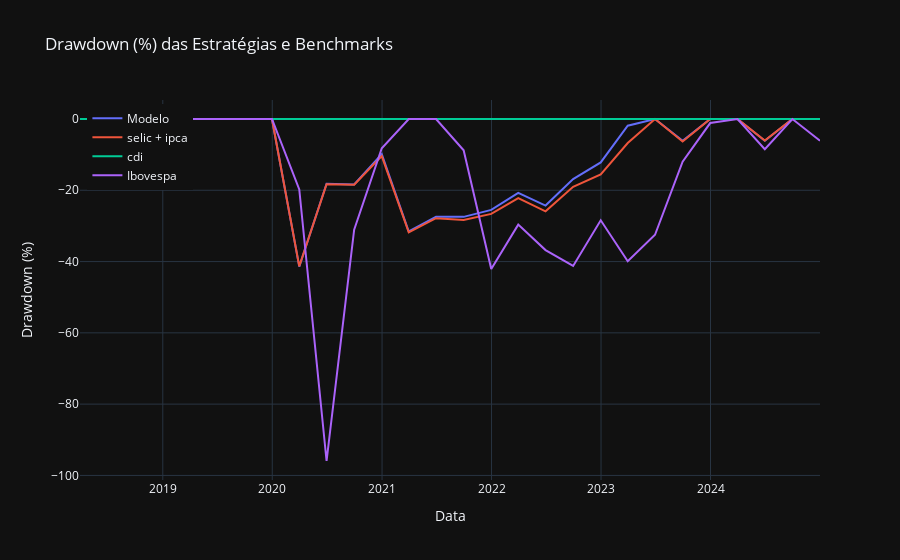
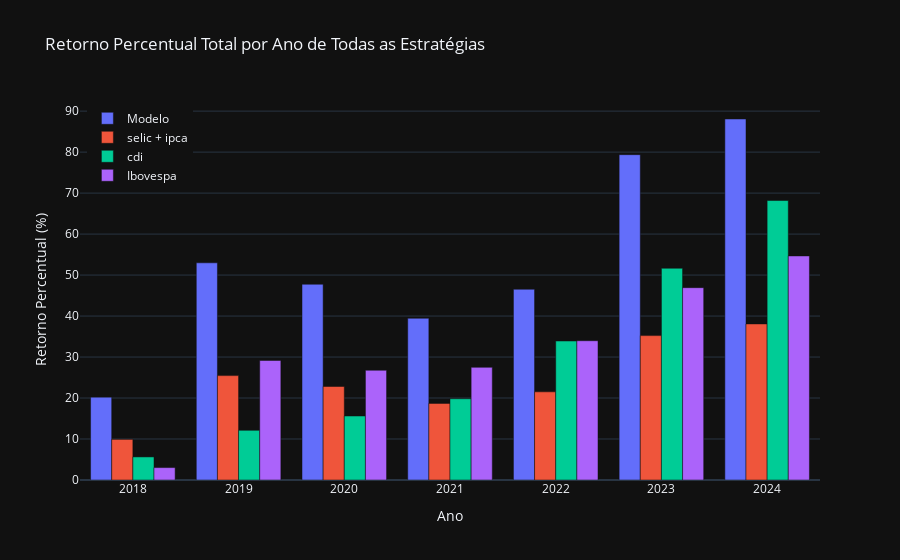

The notebook cell these images were saved under, in order:
### Markdown cell above
<small>

## Análise de Performance: Estratégia de IA vs. Benchmarks

A imagem apresentada mostra o desempenho acumulado, em percentual, de uma estratégia de alocação baseada em aprendizado de máquina (Gradient Boosting) comparada a dois benchmarks de referência: **Selic + IPCA** e **CDI**. A análise compreende o período entre 2018 e 2024, com retornos calculados de forma **trimestral**.

### Estratégia (Modelo)
A linha azul representa a estratégia de IA. O modelo prevê, a cada trimestre, a probabilidade de **alta ou baixa no IPCA**. Com base nessas previsões, o capital é alocado de forma estratégica entre títulos públicos atrelados ao IPCA com **diferentes vencimentos (curto, médio ou longo prazo)**. O objetivo é especular com base na **marcação a mercado** desses títulos, buscando retornos acima da média por meio de alocações dinâmicas.

### Benchmark 1: Selic + IPCA (Vermelho)
Esse benchmark simula uma **estratégia passiva** de alocação balanceada entre títulos indexados à **Selic e ao IPCA**, representando uma carteira pública conservadora voltada à preservação de valor e renda. Ele reflete a média de retorno que se esperaria de uma aplicação em títulos públicos sem gestão ativa.

### Benchmark 2: CDI (Verde)
Representa a **taxa livre de risco**, utilizada como piso para investimentos de renda fixa no Brasil. O CDI é comumente utilizado como comparativo para fundos conservadores e aplicações bancárias.

### Resultados e Conclusão
A imagem evidencia que a **estratégia de IA superou consistentemente os dois benchmarks** ao longo do tempo, com destaque para:
- **Resiliência durante períodos de baixa**, onde o modelo se ajustou melhor que a alocação passiva.
- **Maior retorno acumulado** ao final do período (superior a 80%), frente aos aproximadamente 70% da carteira Selic + IPCA e 60% do CDI.

Essa performance reforça a **eficácia da abordagem preditiva** com uso de Gradient Boosting na **alocação ativa de capital**, demonstrando o valor agregado por decisões baseadas em inteligência artificial no mercado de renda fixa pública brasileira.

<small>

### Code cell
import plotly.graph_objects as go

def calcular_drawdown(serie):
    """
    Calcula o drawdown percentual de uma série de retornos acumulados.
    """
    acumulado = serie.fillna(method='ffill')
    max_acumulado = acumulado.cummax()
    drawdown = (acumulado - max_acumulado) / max_acumulado * 100
    return drawdown

# Calcula o drawdown para cada estratégia
drawdowns = todas_as_estratégias.apply(calcular_drawdown)

# Gráfico interativo de drawdowns
fig = go.Figure()
for col in drawdowns.columns:
    fig.add_trace(go.Scatter(
        x=drawdowns.index,
        y=drawdowns[col],
        name=col,
        mode='lines'
    ))

fig.update_layout(
    title='Drawdown (%) das Estratégias e Benchmarks',
    xaxis_title='Data',
    yaxis_title='Drawdown (%)',
    template='plotly_dark',
    legend=dict(x=0.01, y=0.99)
)

fig.show()

# Calcula o retorno percentual total por ano para cada estratégia
retorno_anual = todas_as_estratégias.resample('YE').last()
retorno_anual.index = retorno_anual.index.year  # Usa apenas o ano no eixo x

fig = go.Figure()
for col in retorno_anual.columns:
    fig.add_trace(go.Bar(
        x=retorno_anual.index,
        y=retorno_anual[col],
        name=col
    ))

fig.update_layout(
    title='Retorno Percentual Total por Ano de Todas as Estratégias',
    xaxis_title='Ano',
    yaxis_title='Retorno Percentual (%)',
    barmode='group',
    template='plotly_dark',
    legend=dict(x=0.01, y=0.99)
)

fig.show()

### Figure 1 — Plotly figure (JSON) as saved in the notebook; plotly's stock layout.template omitted (floating-point values rounded to 4 significant figures)
{"data": [{"mode": "lines", "name": "Modelo", "type": "scatter", "x": ["2018-03-31T00:00:00.000000000", "2018-06-30T00:00:00.000000000", "2018-09-30T00:00:00.000000000", "2018-12-31T00:00:00.000000000", "2019-03-31T00:00:00.000000000", "2019-06-30T00:00:00.000000000", "2019-09-30T00:00:00.000000000", "2019-12-31T00:00:00.000000000", "2020-03-31T00:00:00.000000000", "2020-06-30T00:00:00.000000000", "2020-09-30T00:00:00.000000000", "2020-12-31T00:00:00.000000000", "2021-03-31T00:00:00.000000000", "2021-06-30T00:00:00.000000000", "2021-09-30T00:00:00.000000000", "2021-12-31T00:00:00.000000000", "2022-03-31T00:00:00.000000000", "2022-06-30T00:00:00.000000000", "2022-09-30T00:00:00.000000000", "2022-12-31T00:00:00.000000000", "2023-03-31T00:00:00.000000000", "2023-06-30T00:00:00.000000000", "2023-09-30T00:00:00.000000000", "2023-12-31T00:00:00.000000000", "2024-03-31T00:00:00.000000000", "2024-06-30T00:00:00.000000000", "2024-09-30T00:00:00.000000000", "2024-12-31T00:00:00.000000000"], "y": [NaN, -Infinity, -Infinity, 0.0, 0.0, 0.0, 0.0, 0.0, -41.42, -18.15, -18.34, -9.87, -31.55, -27.46, -27.46, -25.51, -20.72, -24.29, -16.85, -12.17, -1.887, 0.0, -6.116, 0.0, 0.0, -6.109, 0.0, 0.0]}, {"mode": "lines", "name": "selic + ipca", "type": "scatter", "x": ["2018-03-31T00:00:00.000000000", "2018-06-30T00:00:00.000000000", "2018-09-30T00:00:00.000000000", "2018-12-31T00:00:00.000000000", "2019-03-31T00:00:00.000000000", "2019-06-30T00:00:00.000000000", "2019-09-30T00:00:00.000000000", "2019-12-31T00:00:00.000000000", "2020-03-31T00:00:00.000000000", "2020-06-30T00:00:00.000000000", "2020-09-30T00:00:00.000000000", "2020-12-31T00:00:00.000000000", "2021-03-31T00:00:00.000000000", "2021-06-30T00:00:00.000000000", "2021-09-30T00:00:00.000000000", "2021-12-31T00:00:00.000000000", "2022-03-31T00:00:00.000000000", "2022-06-30T00:00:00.000000000", "2022-09-30T00:00:00.000000000", "2022-12-31T00:00:00.000000000", "2023-03-31T00:00:00.000000000", "2023-06-30T00:00:00.000000000", "2023-09-30T00:00:00.000000000", "2023-12-31T00:00:00.000000000", "2024-03-31T00:00:00.000000000", "2024-06-30T00:00:00.000000000", "2024-09-30T00:00:00.000000000", "2024-12-31T00:00:00.000000000"], "y": [NaN, -Infinity, -Infinity, 0.0, 0.0, 0.0, 0.0, 0.0, -41.3, -18.3, -18.45, -10.4, -31.8, -27.84, -28.31, -26.62, -22.22, -25.91, -19.04, -15.55, -6.753, 0.0, -6.318, 0.0, 0.0, -6.057, 0.0, 0.0]}, {"mode": "lines", "name": "cdi", "type": "scatter", "x": ["2018-03-31T00:00:00.000000000", "2018-06-30T00:00:00.000000000", "2018-09-30T00:00:00.000000000", "2018-12-31T00:00:00.000000000", "2019-03-31T00:00:00.000000000", "2019-06-30T00:00:00.000000000", "2019-09-30T00:00:00.000000000", "2019-12-31T00:00:00.000000000", "2020-03-31T00:00:00.000000000", "2020-06-30T00:00:00.000000000", "2020-09-30T00:00:00.000000000", "2020-12-31T00:00:00.000000000", "2021-03-31T00:00:00.000000000", "2021-06-30T00:00:00.000000000", "2021-09-30T00:00:00.000000000", "2021-12-31T00:00:00.000000000", "2022-03-31T00:00:00.000000000", "2022-06-30T00:00:00.000000000", "2022-09-30T00:00:00.000000000", "2022-12-31T00:00:00.000000000", "2023-03-31T00:00:00.000000000", "2023-06-30T00:00:00.000000000", "2023-09-30T00:00:00.000000000", "2023-12-31T00:00:00.000000000", "2024-03-31T00:00:00.000000000", "2024-06-30T00:00:00.000000000", "2024-09-30T00:00:00.000000000", "2024-12-31T00:00:00.000000000"], "y": [0.0, 0.0, 0.0, 0.0, 0.0, 0.0, 0.0, 0.0, 0.0, 0.0, 0.0, 0.0, 0.0, 0.0, 0.0, 0.0, 0.0, 0.0, 0.0, 0.0, 0.0, 0.0, 0.0, 0.0, 0.0, 0.0, 0.0, 0.0]}, {"mode": "lines", "name": "Ibovespa", "type": "scatter", "x": ["2018-03-31T00:00:00.000000000", "2018-06-30T00:00:00.000000000", "2018-09-30T00:00:00.000000000", "2018-12-31T00:00:00.000000000", "2019-03-31T00:00:00.000000000", "2019-06-30T00:00:00.000000000", "2019-09-30T00:00:00.000000000", "2019-12-31T00:00:00.000000000", "2020-03-31T00:00:00.000000000", "2020-06-30T00:00:00.000000000", "2020-09-30T00:00:00.000000000", "2020-12-31T00:00:00.000000000", "2021-03-31T00:00:00.000000000", "2021-06-30T00:00:00.000000000", "2021-09-30T00:00:00.000000000", "2021-12-31T00:00:00.000000000", "2022-03-31T00:00:00.000000000", "2022-06-30T00:00:00.000000000", "2022-09-30T00:00:00.000000000", "2022-12-31T00:00:00.000000000", "2023-03-31T00:00:00.000000000", "2023-06-30T00:00:00.000000000", "2023-09-30T00:00:00.000000000", "2023-12-31T00:00:00.000000000", "2024-03-31T00:00:00.000000000", "2024-06-30T00:00:00.000000000", "2024-09-30T00:00:00.000000000", "2024-12-31T00:00:00.000000000"], "y": [NaN, -Infinity, -Infinity, 0.0, 0.0, 0.0, 0.0, 0.0, -19.78, -95.95, -31.06, -8.193, 0.0, 0.0, -8.784, -42.09, -29.64, -36.78, -41.23, -28.42, -39.9, -32.48, -11.99, -1.138, 0.0, -8.477, 0.0, -6.081]}], "layout": {"legend": {"x": 0.01, "y": 0.99}, "title": {"text": "Drawdown (%) das Estratégias e Benchmarks"}, "xaxis": {"title": {"text": "Data"}}, "yaxis": {"title": {"text": "Drawdown (%)"}}}}

### Figure 2 — Plotly figure (JSON) as saved in the notebook; plotly's stock layout.template omitted (floating-point values rounded to 4 significant figures)
{"data": [{"name": "Modelo", "type": "bar", "x": [2018, 2019, 2020, 2021, 2022, 2023, 2024], "y": [20.22, 52.99, 47.76, 39.47, 46.54, 79.38, 88.08]}, {"name": "selic + ipca", "type": "bar", "x": [2018, 2019, 2020, 2021, 2022, 2023, 2024], "y": [9.91, 25.47, 22.82, 18.69, 21.51, 35.23, 38.08]}, {"name": "cdi", "type": "bar", "x": [2018, 2019, 2020, 2021, 2022, 2023, 2024], "y": [5.63, 12.11, 15.61, 19.83, 33.91, 51.66, 68.19]}, {"name": "Ibovespa", "type": "bar", "x": [2018, 2019, 2020, 2021, 2022, 2023, 2024], "y": [3.03, 29.17, 26.78, 27.49, 33.98, 46.93, 54.67]}], "layout": {"barmode": "group", "legend": {"x": 0.01, "y": 0.99}, "title": {"text": "Retorno Percentual Total por Ano de Todas as Estratégias"}, "xaxis": {"title": {"text": "Ano"}}, "yaxis": {"title": {"text": "Retorno Percentual (%)"}}}}
